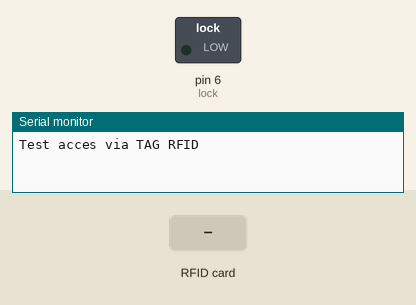
A sketch run on a simulated Arduino Uno, built with avr-gcc and run on an emulated ATmega328P. On the bench: switched loads named in the sketch (green lamp = pin HIGH), the last lines printed to the serial monitor. Dashed ring = blinking. The inputs (shaded band) are chosen by the test bench. Pins used as bus, display or sensor lines are not drawn.

Above: at 1.2 s.
1.3 s: RFID card 5E 7A 19 C4 held to the reader
At 1.41 s:
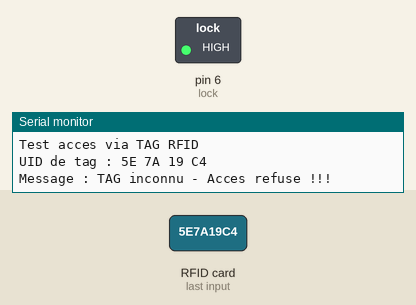
4.3 s: RFID card C0 55 18 A4 held to the reader
At 5.0 s:
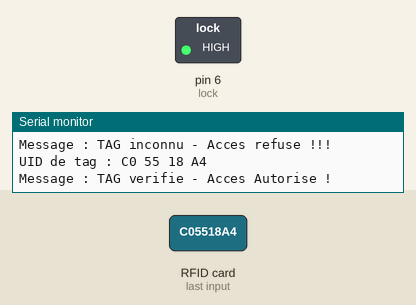
5.8 s: RFID card C6 19 55 73 held to the reader
Timing chart, 0 to 12.8 s (numbered marks = the images above; inputs shaded):
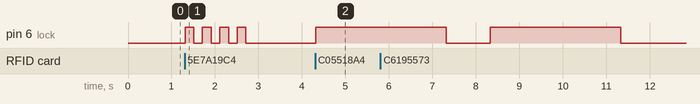

Measured:
- after the input at 1.3 s, pin 6 (lock): alternates HIGH for 0.20 s and LOW for 0.20 s, 8 changes in all, then stays LOW, starting at once
- after the input at 4.3 s, pin 6 (lock): LOW → HIGH at once

The sketch:

RFIDpython.ino
```cpp
    #include <SPI.h>
    #include <MFRC522.h>
    //on défini nos pin
    #define SS_PIN 10
    #define RST_PIN 9
    // definition des pin du RC522
    MFRC522 mfrc522(SS_PIN, RST_PIN);
    //on defini la bronche pour notre indicateur/témoin
    int lock = 6;
    //on pourrait très bien ajouter quelques chose comme :
    // int serrure = 3 (pour gérer une gache éléctrique)
    char st[20];
    void setup()
    {
      pinMode(lock, OUTPUT);
      // si nous avions notre gache electrique
      // pinMode (serrure, OUTPUT);

      //initialisation serie(pour le relevé d'information via le moniteur série) et initialisation des deux bibliotheque SPI et MFRC522
      Serial.begin(9600);
      SPI.begin();
      mfrc522.PCD_Init();
      // Message initial (le message afiché au démarrage dans le moniteur serie de notre programme arduino)
      Serial.println("Test acces via TAG RFID");
      Serial.println();
    }
    void loop() // le corp de notre programme
    {
      if ( ! mfrc522.PICC_IsNewCardPresent())
      {
        return;
      }
      if ( ! mfrc522.PICC_ReadCardSerial())
      {
        return;
      }
      Serial.print("UID de tag :");
      String tag= "";
      byte caractere;
      for (byte i = 0; i < mfrc522.uid.size; i++)
      {
         Serial.print(mfrc522.uid.uidByte[i] < 0x10 ? " 0" : " ");
         Serial.print(mfrc522.uid.uidByte[i], HEX);
         tag.concat(String(mfrc522.uid.uidByte[i] < 0x10 ? " 0" : " "));
         tag.concat(String(mfrc522.uid.uidByte[i], HEX));
      }
      Serial.println();
      Serial.print("Message : ");
      tag.toUpperCase();

     // ici on va vérifier l'autorisation
      if (tag.substring(1) == "C0 55 18 A4" || tag.substring(1) == "C6 19 55 73") // le numero de tag est visible lorsqu on presente la carte ou le badge via le moniteur serie
      //il suffit d'insérer ci-dessus le tag que l'on souhaite authoriser ici on dit que si le tag = 06 62 20 02 est lu alors on affiche dans le moniteur serie
      // Tag verifie - Acces Autorisé et nous eteignons notre led pendant 3sec
      {
        digitalWrite(lock, HIGH);
        Serial.println("TAG verifie - Acces Autorise !");
        Serial.println();
        delay(3000);
        digitalWrite(lock, LOW);
        //dans le cas de la gache electrique
        //digitalWrite(serrure, LOW)
        //*ou HIGH selon le mode de fonctionnement de la gache) ce qui nous laisserais 3 secondes pour ouvrir la porte
        }

      else
      //sinon si le Tag n'est pas valide
      {
        //on affiche Acces refuse !!!
        Serial.println("TAG inconnu - Acces refuse !!!");
        Serial.println();
        // on repete 5fois
        for (int i= 1; i<5 ; i++)
        {
          //LED clignotte ici rien à ajouter pour la gache puisque son etat ne doit pas changer la porte reste fermee
          digitalWrite(lock, HIGH);
          delay(200);
          digitalWrite(lock, LOW);
          delay(200);
        }
      }
      delay(1000);
    }
```
